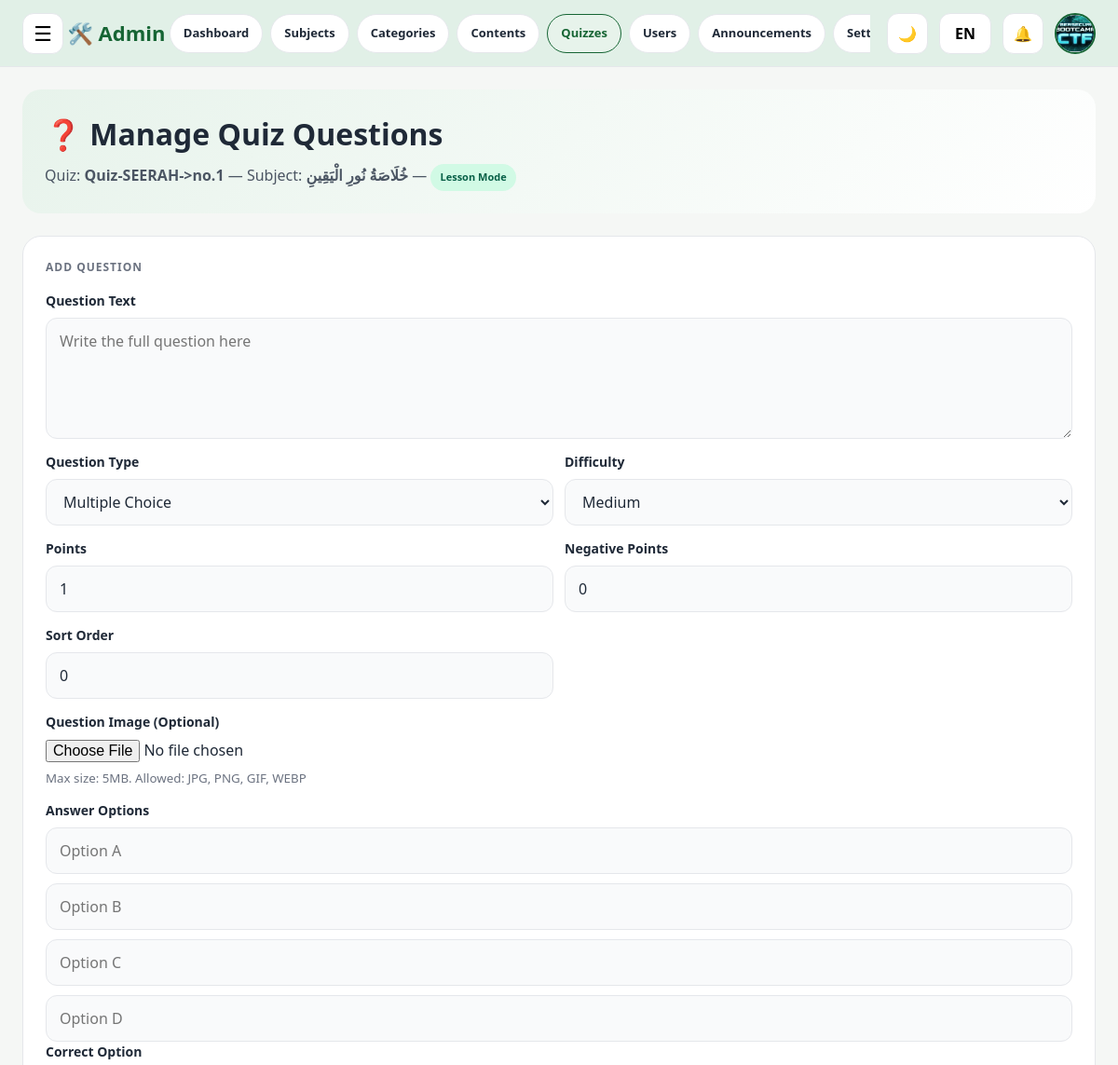
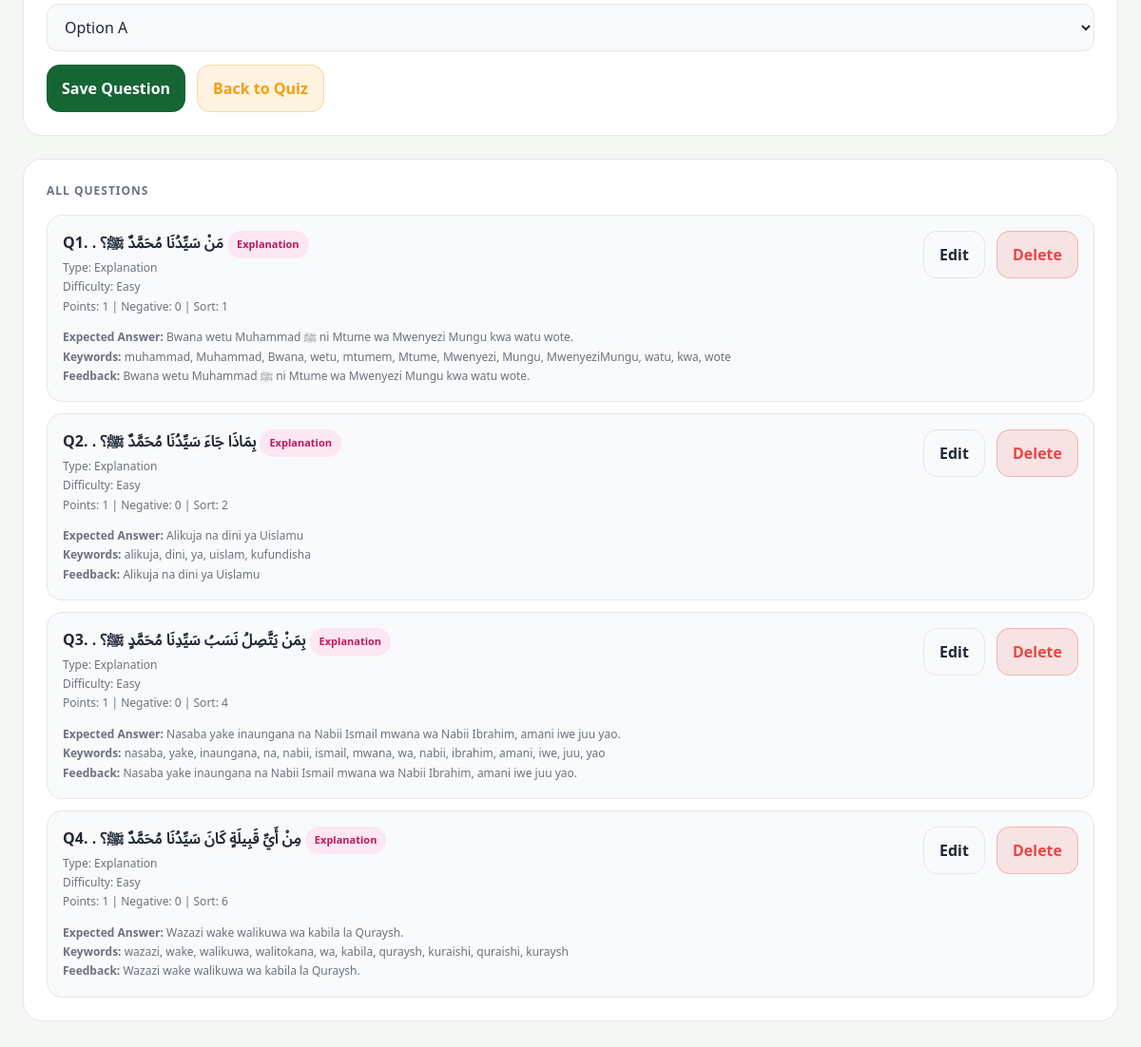
The page /myislam-v2/admin/admin_quiz_questions.php?quiz_id=9 (signed in) on the database its author committed (2 pictures, top to bottom).
### tables this page shows
CREATE TABLE `users` (
  `id` int(11) NOT NULL,
  `full_name` varchar(150) NOT NULL,
  `username` varchar(50) DEFAULT NULL,
  `email` varchar(150) NOT NULL,
  `whatsapp` varchar(20) DEFAULT NULL,
  `password` varchar(255) NOT NULL,
  `role` enum('owner','admin','sheikh','user') NOT NULL DEFAULT 'user',
  `bio` text DEFAULT NULL,
  `profile_image` varchar(255) DEFAULT NULL,
  `is_active` tinyint(1) DEFAULT 1,
  `is_verified` tinyint(1) DEFAULT 0,
  `last_login_at` datetime DEFAULT NULL,
  `created_at` timestamp NULL DEFAULT current_timestamp()
);

CREATE TABLE `quizzes` (
  `id` int(11) NOT NULL,
  `subject_id` int(11) DEFAULT NULL,
  `category_id` int(11) DEFAULT NULL,
  `content_id` int(11) DEFAULT NULL,
  `title` varchar(255) NOT NULL,
  `slug` varchar(255) NOT NULL,
  `description` text DEFAULT NULL,
  `mode` enum('lesson','competition','self') NOT NULL DEFAULT 'lesson',
  `difficulty` enum('easy','medium','hard') NOT NULL DEFAULT 'easy',
  `passing_score` int(11) NOT NULL DEFAULT 70,
  `total_points` int(11) NOT NULL DEFAULT 0,
  `max_attempts` int(11) NOT NULL DEFAULT 1,
  `unlimited_attempts` tinyint(1) NOT NULL DEFAULT 0,
  `time_limit_minutes` int(11) DEFAULT NULL,
  `prize_description` varchar(255) DEFAULT NULL,
  `competition_start_at` datetime DEFAULT NULL,
  `competition_end_at` datetime DEFAULT NULL,
  `hints_enabled` tinyint(1) NOT NULL DEFAULT 0,
  `status` enum('draft','published','archived') NOT NULL DEFAULT 'draft',
  `created_by` int(11) NOT NULL,
  `published_at` datetime DEFAULT NULL,
  `created_at` timestamp NULL DEFAULT current_timestamp(),
  `updated_at` timestamp NULL DEFAULT current_timestamp() ON UPDATE current_timestamp()
);

CREATE TABLE `subjects` (
  `id` int(11) NOT NULL,
  `name` varchar(100) NOT NULL,
  `slug` varchar(100) NOT NULL,
  `description` text DEFAULT NULL,
  `icon` varchar(100) DEFAULT NULL,
  `image_path` varchar(255) DEFAULT NULL,
  `sort_order` int(11) DEFAULT 0,
  `is_active` tinyint(1) DEFAULT 1,
  `created_at` timestamp NULL DEFAULT current_timestamp(),
  `image` varchar(255) DEFAULT NULL
);

CREATE TABLE `quiz_questions` (
  `id` int(11) NOT NULL,
  `quiz_id` int(11) NOT NULL,
  `monthly_exam_id` int(11) DEFAULT NULL,
  `question_text` text NOT NULL,
  `question_type` enum('multiple_choice','true_false','explanation') NOT NULL DEFAULT 'multiple_choice',
  `points` int(11) NOT NULL DEFAULT 1,
  `negative_points` int(11) NOT NULL DEFAULT 0,
  `difficulty` enum('easy','medium','hard') NOT NULL DEFAULT 'medium',
  `explanation` text DEFAULT NULL,
  `image_path` varchar(255) DEFAULT NULL,
  `sort_order` int(11) NOT NULL DEFAULT 0,
  `created_at` timestamp NULL DEFAULT current_timestamp(),
  `updated_at` timestamp NULL DEFAULT current_timestamp() ON UPDATE current_timestamp(),
  `expected_answer` text DEFAULT NULL COMMENT 'Model answer for explanation questions',
  `keywords_json` text DEFAULT NULL COMMENT 'JSON array of keywords with optional weights'
);

### myislam-v2/admin/admin_quiz_questions.php (the view, shortened to what the rows shown need)
<?php
function e($v): string
{
    return htmlspecialchars((string)$v, ENT_QUOTES, 'UTF-8');
}
function getAdminUser(PDO $conn, int $userId): ?array
{
    try {
        $stmt = $conn->prepare("
            SELECT id, full_name, email, profile_image, role, is_active, created_at
            FROM users
            WHERE id = ? AND is_active = 1
            LIMIT 1
        ");
        $stmt->execute([$userId]);
        $user = $stmt->fetch(PDO::FETCH_ASSOC);
        $allowedRoles = ['owner', 'admin', 'sheikh'];
        return $user;
    } catch (PDOException $e) {
        error_log("getAdminUser: " . $e->getMessage());
        return null;
    }
}
function getQuizById(PDO $conn, int $quizId): ?array
{
    try {
        $stmt = $conn->prepare("
            SELECT
                q.*,
                s.name AS subject_name,
                s.icon AS subject_icon,
                c.name AS category_name
            FROM quizzes q
            LEFT JOIN subjects s ON s.id = q.subject_id
            LEFT JOIN categories c ON c.id = q.category_id
            WHERE q.id = ?
            LIMIT 1
        ");
        $stmt->execute([$quizId]);
        return $stmt->fetch(PDO::FETCH_ASSOC) ?: null;
    } catch (PDOException $e) {
        error_log("getQuizById: " . $e->getMessage());
        return null;
    }
}
function getQuizQuestions(PDO $conn, int $quizId): array
{
    try {
        $stmt = $conn->prepare("
            SELECT
                qq.id,
                qq.quiz_id,
                qq.question_text,
                qq.question_type,
                qq.points,
                qq.negative_points,
                qq.difficulty,
                qq.explanation,
                qq.image_path,
                qq.sort_order,
                qq.created_at,
                qq.expected_answer,
                qq.keywords_json
            FROM quiz_questions qq
            WHERE qq.quiz_id = ?
            ORDER BY qq.sort_order ASC, qq.id ASC
        ");
        $stmt->execute([$quizId]);
        $questions = $stmt->fetchAll(PDO::FETCH_ASSOC) ?: [];
        foreach ($questions as &$question) {
            $opt = $conn->prepare("
                SELECT
                    id,
                    question_id,
                    option_text,
                    image_path,
                    is_correct,
                    sort_order,
                    created_at
                FROM quiz_options
                WHERE question_id = ?
                ORDER BY sort_order ASC, id ASC
            ");
            $opt->execute([(int)$question['id']]);
            $question['options'] = $opt->fetchAll(PDO::FETCH_ASSOC) ?: [];
            $question['keywords_display'] = '';
            if (!empty($question['keywords_json'])) {
                $kw = json_decode($question['keywords_json'], true);
            }
        }
        return $questions;
    } catch (PDOException $e) {
        error_log("getQuizQuestions: " . $e->getMessage());
        return [];
    }
}
$userId = (int)$_SESSION['user_id'];
$conn = db();
$conn->setAttribute(PDO::ATTR_ERRMODE, PDO::ERRMODE_EXCEPTION);
$admin = getAdminUser($conn, $userId);
$quizId = isset($_GET['quiz_id']) ? (int)$_GET['quiz_id'] : 0;
$quiz = getQuizById($conn, $quizId);
$questions = getQuizQuestions($conn, $quizId);
$quizMode = strtolower((string)($quiz['mode'] ?? 'lesson'));
$backTab = isset($_GET['tab']) ? trim((string)$_GET['tab']) : $quizMode;
?>
<!DOCTYPE html>
<html lang="en">
<head>
</head>
<body>
<header class="app-header">
    <div class="header-right">
        <div class="profile-area" id="profileArea">
            <button class="profile-btn" id="profileToggle" type="button" aria-label="Open profile menu" aria-expanded="false">
                <?php if (!empty($admin['profile_image'])): ?>
                    <img src="<?php echo e($admin['profile_image']); ?>" alt="Profile">
                <?php else: ?>
                    <?php echo e(initials((string)$admin['full_name'])); ?>
                <?php endif; ?>
            </button>
        </div>
    </div>
</header>
<div class="page-layout">
    <main class="main-content">
        <div class="page-stack">
            <section class="hero-card section-card">
                <h1>❓ Manage Quiz Questions</h1>
                <p>
                    Quiz: <strong><?php echo e($quiz['title'] ?? 'Unknown Quiz'); ?></strong>
                    <?php if (!empty($quiz['subject_name'])): ?>
                        — Subject: <strong><?php echo e($quiz['subject_name']); ?></strong>
                    <?php endif; ?>
                    — <span class="badge <?php echo e($quizMode); ?>"><?php echo e(ucfirst($quizMode)); ?> Mode</span>
                </p>
            </section>
            <div class="form-grid">
                <section class="section-card table-card">
                    <?php if (!empty($questions)): ?>
                        <div class="question-list">
                            <?php foreach ($questions as $index => $question): ?>
                                <div class="question-item">
                                    <div class="question-top">
                                        <div>
                                            <div class="question-title">
                                                Q<?php echo $index + 1; ?>. <?php echo e($question['question_text'] ?? 'Untitled Question'); ?>
                                                <?php if (($question['question_type'] ?? '') === 'explanation'): ?>
                                                    <span class="badge explanation">Explanation</span>
                                                <?php endif; ?>
                                            </div>
                                            <div class="question-meta">
                                                Type: <?php echo e(ucfirst(str_replace('_', ' ', (string)($question['question_type'] ?? 'multiple_choice')))); ?><br>
                                                Difficulty: <?php echo e(ucfirst((string)($question['difficulty'] ?? 'medium'))); ?><br>
                                                Points: <?php echo (int)($question['points'] ?? 0); ?> |
                                                Negative: <?php echo (int)($question['negative_points'] ?? 0); ?> |
                                                Sort: <?php echo (int)($question['sort_order'] ?? 0); ?>
                                            </div>
                                        </div>
                                        <div class="action-row">
                                            <a href="admin_quiz_questions.php?quiz_id=<?php echo (int)$quizId; ?>&edit=<?php echo (int)$question['id']; ?>&tab=<?php echo e($backTab); ?>" class="btn secondary">Edit</a>
                                            <form method="POST" onsubmit="return confirm('Delete this question?');">
                                                <button type="submit" class="btn danger">Delete</button>
                                            </form>
                                        </div>
                                    </div>
                                    <div class="question-meta" style="margin-top:12px;">
                                        <?php if (($question['question_type'] ?? '') === 'explanation'): ?>
                                            <strong>Expected Answer:</strong>
                                            <?php echo !empty($question['expected_answer']) ? nl2br(e((string)$question['expected_answer'])) : 'No expected answer provided.'; ?>
                                            <?php if (!empty($question['keywords_display'])): ?>
                                                <br><strong>Keywords:</strong> <?php echo e($question['keywords_display']); ?>
                                            <?php endif; ?>
                                            <?php if (!empty($question['explanation'])): ?>
                                                <br><strong>Feedback:</strong> <?php echo nl2br(e((string)$question['explanation'])); ?>
                                            <?php endif; ?>
                                        <?php else: ?>
                                            <strong>Explanation / Feedback:</strong>
                                            <?php echo !empty($question['explanation']) ? nl2br(e((string)$question['explanation'])) : 'No explanation provided.'; ?>
                                        <?php endif; ?>
                                    </div>
                                </div>
                            <?php endforeach; ?>
                        </div>
                    <?php else: ?>
                        <div class="empty-state">No questions added yet for this quiz.</div>
                    <?php endif; ?>
                </section>
            </div>
        </div>
    </main>
</div>
</body>
</html>

### rows shown on the page
users: profile_image (picture)
quizzes: title "Quiz-SEERAH->no.1", subject.name "خُلَاصَةُ نُورِ الْيَقِينِ", mode "Lesson"
quiz_questions: question_text ". مَنْ سَيِّدُنَا مُحَمَّدٌ ﷺ؟", shows "Explanation", question_type "Explanation", difficulty "Easy", points "1", negative_points "0", sort_order "1", expected_answer "Bwana wetu Muhammad ﷺ ni Mtume wa Mwenyezi Mungu kwa watu wote.", keywords_display "muhammad, Muhammad, Bwana, wetu, mtumem, Mtume, Mwenyezi, Mungu, MwenyeziMungu, watu, kwa, wote", explanation "Bwana wetu Muhammad ﷺ ni Mtume wa Mwenyezi Mungu kwa watu wote."
quiz_questions: question_text ". بِمَاذَا جَاءَ سَيِّدُنَا مُحَمَّدٌ ﷺ؟", shows "Explanation", question_type "Explanation", difficulty "Easy", points "1", negative_points "0", sort_order "2", expected_answer "Alikuja na dini ya Uislamu", keywords_display "alikuja, dini, ya, uislam, kufundisha", explanation "Alikuja na dini ya Uislamu"
quiz_questions: question_text ". بِمَنْ يَتَّصِلُ نَسَبُ سَيِّدِنَا مُحَمَّدٍ ﷺ؟", shows "Explanation", question_type "Explanation", difficulty "Easy", points "1", negative_points "0", sort_order "4", expected_answer "Nasaba yake inaungana na Nabii Ismail mwana wa Nabii Ibrahim, amani iwe juu yao.", keywords_display "nasaba, yake, inaungana, na, nabii, ismail, mwana, wa, nabii, ibrahim, amani, iwe, juu, yao", explanation "Nasaba yake inaungana na Nabii Ismail mwana wa Nabii Ibrahim, amani iwe juu yao."
quiz_questions: question_text ". مِنْ أَيِّ قَبِيلَةٍ كَانَ سَيِّدُنَا مُحَمَّدٌ ﷺ؟", shows "Explanation", question_type "Explanation", difficulty "Easy", points "1", negative_points "0", sort_order "6", expected_answer "Wazazi wake walikuwa wa kabila la Quraysh.", keywords_display "wazazi, wake, walikuwa, walitokana, wa, kabila, quraysh, kuraishi, quraishi, kuraysh", explanation "Wazazi wake walikuwa wa kabila la Quraysh."

### other values the page prints
$navItem['name'] "Dashboard"
$navItem['name'] "Subjects"
$navItem['name'] "Categories"
$navItem['name'] "Contents"
$navItem['name'] "Quizzes"
$navItem['name'] "Users"
$navItem['name'] "Announcements"
